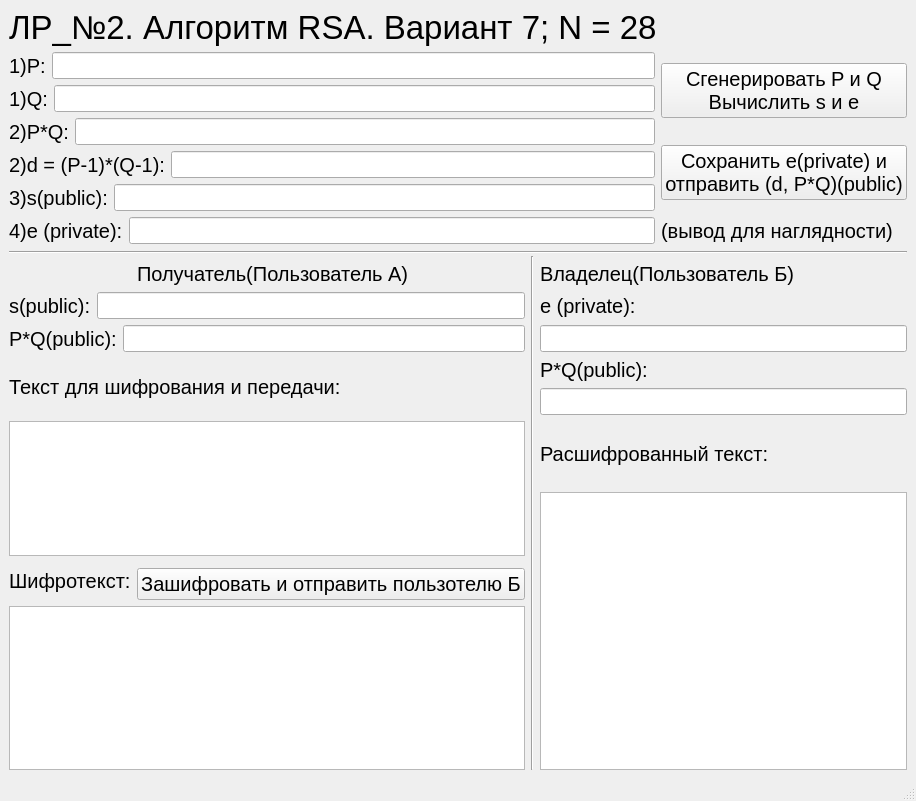
<?xml version="1.0" encoding="UTF-8"?>
<ui version="4.0">
 <class>form</class>
 <widget class="QMainWindow" name="form">
  <property name="geometry">
   <rect>
    <x>0</x>
    <y>0</y>
    <width>916</width>
    <height>801</height>
   </rect>
  </property>
  <property name="windowTitle">
   <string>MainWindow</string>
  </property>
  <widget class="QWidget" name="centralwidget">
   <layout class="QGridLayout" name="gridLayout_11">
    <item row="17" column="2">
     <widget class="QPushButton" name="pushButton_3">
      <property name="font">
       <font>
        <pointsize>15</pointsize>
       </font>
      </property>
      <property name="text">
       <string>Зашифровать и отправить пользотелю Б</string>
      </property>
     </widget>
    </item>
    <item row="0" column="1" colspan="5">
     <widget class="QLabel" name="label">
      <property name="font">
       <font>
        <pointsize>25</pointsize>
       </font>
      </property>
      <property name="autoFillBackground">
       <bool>false</bool>
      </property>
      <property name="text">
       <string>ЛР_№2. Алгоритм RSA. Вариант 7; N = 28</string>
      </property>
     </widget>
    </item>
    <item row="1" column="1" colspan="4">
     <layout class="QGridLayout" name="gridLayout_5">
      <item row="0" column="0">
       <widget class="QLabel" name="label_2">
        <property name="font">
         <font>
          <pointsize>15</pointsize>
         </font>
        </property>
        <property name="autoFillBackground">
         <bool>false</bool>
        </property>
        <property name="text">
         <string>1)P:</string>
        </property>
       </widget>
      </item>
      <item row="0" column="1">
       <widget class="QLineEdit" name="lineEdit_p">
        <property name="enabled">
         <bool>true</bool>
        </property>
        <property name="font">
         <font>
          <pointsize>12</pointsize>
         </font>
        </property>
        <property name="autoFillBackground">
         <bool>false</bool>
        </property>
        <property name="text">
         <string/>
        </property>
        <property name="readOnly">
         <bool>true</bool>
        </property>
        <property name="placeholderText">
         <string/>
        </property>
       </widget>
      </item>
     </layout>
    </item>
    <item row="6" column="1" colspan="4">
     <layout class="QGridLayout" name="gridLayout_3">
      <item row="0" column="0">
       <widget class="QLabel" name="label_5">
        <property name="font">
         <font>
          <pointsize>15</pointsize>
         </font>
        </property>
        <property name="text">
         <string>3)s(public):</string>
        </property>
       </widget>
      </item>
      <item row="0" column="1">
       <widget class="QLineEdit" name="lineEdit_s">
        <property name="font">
         <font>
          <pointsize>12</pointsize>
         </font>
        </property>
        <property name="readOnly">
         <bool>true</bool>
        </property>
       </widget>
      </item>
     </layout>
    </item>
    <item row="12" column="1" colspan="2">
     <layout class="QGridLayout" name="gridLayout_8">
      <item row="0" column="0">
       <widget class="QLabel" name="label_10">
        <property name="font">
         <font>
          <pointsize>15</pointsize>
         </font>
        </property>
        <property name="autoFillBackground">
         <bool>false</bool>
        </property>
        <property name="text">
         <string>P*Q(public):</string>
        </property>
       </widget>
      </item>
      <item row="0" column="1">
       <widget class="QLineEdit" name="lineEdit_pq_A">
        <property name="enabled">
         <bool>true</bool>
        </property>
        <property name="font">
         <font>
          <pointsize>12</pointsize>
         </font>
        </property>
        <property name="autoFillBackground">
         <bool>false</bool>
        </property>
        <property name="text">
         <string/>
        </property>
        <property name="readOnly">
         <bool>true</bool>
        </property>
        <property name="placeholderText">
         <string/>
        </property>
       </widget>
      </item>
     </layout>
    </item>
    <item row="1" column="5" rowspan="3">
     <widget class="QPushButton" name="pushButton">
      <property name="font">
       <font>
        <pointsize>15</pointsize>
       </font>
      </property>
      <property name="text">
       <string>Сгенерировать P и Q
Вычислить s и e</string>
      </property>
     </widget>
    </item>
    <item row="4" column="5" rowspan="3">
     <widget class="QPushButton" name="pushButton_2">
      <property name="font">
       <font>
        <pointsize>15</pointsize>
       </font>
      </property>
      <property name="text">
       <string>Сохранить e(private) и
отправить (d, P*Q)(public)</string>
      </property>
     </widget>
    </item>
    <item row="8" column="1" rowspan="2" colspan="5">
     <widget class="Line" name="line">
      <property name="orientation">
       <enum>Qt::Horizontal</enum>
      </property>
     </widget>
    </item>
    <item row="5" column="1" colspan="4">
     <layout class="QGridLayout" name="gridLayout_4">
      <item row="1" column="0">
       <widget class="QLabel" name="label_9">
        <property name="font">
         <font>
          <pointsize>15</pointsize>
         </font>
        </property>
        <property name="text">
         <string>2)d = (P-1)*(Q-1):</string>
        </property>
       </widget>
      </item>
      <item row="1" column="1">
       <widget class="QLineEdit" name="lineEdit_d">
        <property name="font">
         <font>
          <pointsize>12</pointsize>
         </font>
        </property>
        <property name="text">
         <string/>
        </property>
        <property name="readOnly">
         <bool>true</bool>
        </property>
        <property name="placeholderText">
         <string/>
        </property>
       </widget>
      </item>
     </layout>
    </item>
    <item row="10" column="4" colspan="2">
     <widget class="QLabel" name="label_12">
      <property name="font">
       <font>
        <pointsize>15</pointsize>
       </font>
      </property>
      <property name="text">
       <string>Владелец(Пользователь Б)</string>
      </property>
     </widget>
    </item>
    <item row="13" column="4" colspan="2">
     <layout class="QGridLayout" name="gridLayout_10">
      <item row="0" column="0">
       <widget class="QLabel" name="label_15">
        <property name="font">
         <font>
          <pointsize>15</pointsize>
         </font>
        </property>
        <property name="autoFillBackground">
         <bool>false</bool>
        </property>
        <property name="text">
         <string>P*Q(public):</string>
        </property>
       </widget>
      </item>
      <item row="1" column="0">
       <widget class="QLineEdit" name="lineEdit_pq_B">
        <property name="enabled">
         <bool>true</bool>
        </property>
        <property name="font">
         <font>
          <pointsize>12</pointsize>
         </font>
        </property>
        <property name="autoFillBackground">
         <bool>false</bool>
        </property>
        <property name="text">
         <string/>
        </property>
        <property name="readOnly">
         <bool>true</bool>
        </property>
        <property name="placeholderText">
         <string/>
        </property>
       </widget>
      </item>
     </layout>
    </item>
    <item row="11" column="4" rowspan="2" colspan="2">
     <layout class="QGridLayout" name="gridLayout_9">
      <item row="0" column="0">
       <widget class="QLabel" name="label_13">
        <property name="font">
         <font>
          <pointsize>15</pointsize>
         </font>
        </property>
        <property name="text">
         <string>e (private):</string>
        </property>
       </widget>
      </item>
      <item row="1" column="0">
       <widget class="QLineEdit" name="lineEdit_e_B">
        <property name="font">
         <font>
          <pointsize>12</pointsize>
         </font>
        </property>
        <property name="readOnly">
         <bool>true</bool>
        </property>
       </widget>
      </item>
     </layout>
    </item>
    <item row="7" column="1" colspan="4">
     <layout class="QGridLayout" name="gridLayout_2">
      <item row="0" column="0">
       <widget class="QLabel" name="label_4">
        <property name="font">
         <font>
          <pointsize>15</pointsize>
         </font>
        </property>
        <property name="text">
         <string>4)e (private):</string>
        </property>
       </widget>
      </item>
      <item row="0" column="1">
       <widget class="QLineEdit" name="lineEdit_e">
        <property name="font">
         <font>
          <pointsize>12</pointsize>
         </font>
        </property>
        <property name="readOnly">
         <bool>true</bool>
        </property>
       </widget>
      </item>
     </layout>
    </item>
    <item row="9" column="3" rowspan="10">
     <widget class="Line" name="line_3">
      <property name="orientation">
       <enum>Qt::Vertical</enum>
      </property>
     </widget>
    </item>
    <item row="2" column="1" colspan="4">
     <layout class="QGridLayout" name="gridLayout_6">
      <item row="0" column="0">
       <widget class="QLabel" name="label_3">
        <property name="font">
         <font>
          <pointsize>15</pointsize>
         </font>
        </property>
        <property name="autoFillBackground">
         <bool>false</bool>
        </property>
        <property name="text">
         <string>1)Q:</string>
        </property>
       </widget>
      </item>
      <item row="0" column="1">
       <widget class="QLineEdit" name="lineEdit_q">
        <property name="font">
         <font>
          <pointsize>12</pointsize>
         </font>
        </property>
        <property name="autoFillBackground">
         <bool>false</bool>
        </property>
        <property name="text">
         <string/>
        </property>
        <property name="readOnly">
         <bool>true</bool>
        </property>
        <property name="placeholderText">
         <string/>
        </property>
       </widget>
      </item>
     </layout>
    </item>
    <item row="13" column="1" colspan="2">
     <widget class="QLabel" name="label_14">
      <property name="font">
       <font>
        <pointsize>15</pointsize>
       </font>
      </property>
      <property name="text">
       <string>Текст для шифрования и передачи:</string>
      </property>
     </widget>
    </item>
    <item row="11" column="1" colspan="2">
     <layout class="QGridLayout" name="gridLayout_7">
      <item row="0" column="0">
       <widget class="QLabel" name="label_6">
        <property name="font">
         <font>
          <pointsize>15</pointsize>
         </font>
        </property>
        <property name="autoFillBackground">
         <bool>false</bool>
        </property>
        <property name="text">
         <string>s(public):</string>
        </property>
       </widget>
      </item>
      <item row="0" column="1">
       <widget class="QLineEdit" name="lineEdit_s_A">
        <property name="enabled">
         <bool>true</bool>
        </property>
        <property name="font">
         <font>
          <pointsize>12</pointsize>
         </font>
        </property>
        <property name="autoFillBackground">
         <bool>false</bool>
        </property>
        <property name="text">
         <string/>
        </property>
        <property name="readOnly">
         <bool>true</bool>
        </property>
        <property name="placeholderText">
         <string/>
        </property>
       </widget>
      </item>
     </layout>
    </item>
    <item row="7" column="5">
     <widget class="QLabel" name="label_7">
      <property name="font">
       <font>
        <pointsize>15</pointsize>
       </font>
      </property>
      <property name="autoFillBackground">
       <bool>false</bool>
      </property>
      <property name="text">
       <string>(вывод для наглядности)</string>
      </property>
     </widget>
    </item>
    <item row="10" column="2">
     <widget class="QLabel" name="label_11">
      <property name="font">
       <font>
        <pointsize>15</pointsize>
       </font>
      </property>
      <property name="text">
       <string>Получатель(Пользователь А)</string>
      </property>
     </widget>
    </item>
    <item row="14" column="4" colspan="2">
     <widget class="QLabel" name="label_16">
      <property name="font">
       <font>
        <pointsize>15</pointsize>
       </font>
      </property>
      <property name="text">
       <string>Расшифрованный текст:</string>
      </property>
     </widget>
    </item>
    <item row="3" column="1" rowspan="2" colspan="4">
     <layout class="QGridLayout" name="gridLayout">
      <item row="0" column="1">
       <widget class="QLineEdit" name="lineEdit_pq">
        <property name="font">
         <font>
          <pointsize>12</pointsize>
         </font>
        </property>
        <property name="autoFillBackground">
         <bool>false</bool>
        </property>
        <property name="text">
         <string/>
        </property>
        <property name="readOnly">
         <bool>true</bool>
        </property>
        <property name="placeholderText">
         <string/>
        </property>
       </widget>
      </item>
      <item row="0" column="0">
       <widget class="QLabel" name="label_8">
        <property name="font">
         <font>
          <pointsize>15</pointsize>
         </font>
        </property>
        <property name="autoFillBackground">
         <bool>false</bool>
        </property>
        <property name="text">
         <string>2)P*Q:</string>
        </property>
       </widget>
      </item>
     </layout>
    </item>
    <item row="14" column="1" rowspan="2" colspan="2">
     <widget class="QTextEdit" name="textForRSA">
      <property name="font">
       <font>
        <pointsize>12</pointsize>
       </font>
      </property>
     </widget>
    </item>
    <item row="18" column="1" colspan="2">
     <widget class="QTextEdit" name="textEdit">
      <property name="font">
       <font>
        <pointsize>12</pointsize>
       </font>
      </property>
      <property name="readOnly">
       <bool>true</bool>
      </property>
     </widget>
    </item>
    <item row="15" column="4" rowspan="4" colspan="2">
     <widget class="QTextEdit" name="textEdit_2">
      <property name="font">
       <font>
        <pointsize>12</pointsize>
       </font>
      </property>
     </widget>
    </item>
    <item row="16" column="1" rowspan="2">
     <widget class="QLabel" name="label_17">
      <property name="font">
       <font>
        <pointsize>15</pointsize>
       </font>
      </property>
      <property name="text">
       <string>Шифротекст:</string>
      </property>
     </widget>
    </item>
   </layout>
  </widget>
  <widget class="QStatusBar" name="statusbar"/>
 </widget>
 <resources/>
 <connections/>
</ui>
